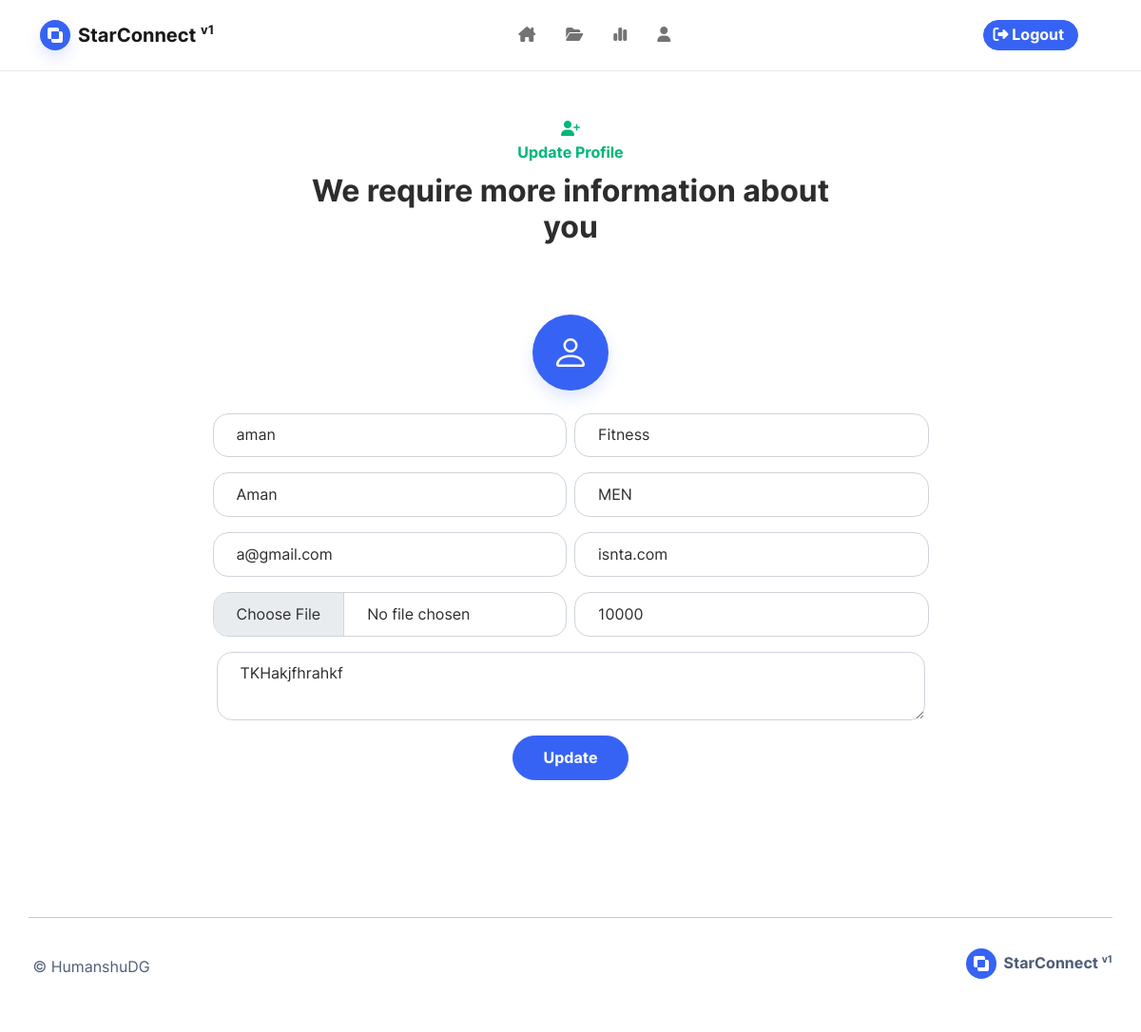
Screenshot of /influencer-account (signed in) with the database file from the repository.
### base/models.py (models this page shows, shortened)
class User(db.Model, UserMixin):
    id = db.Column(db.Integer, primary_key=True)
    username = db.Column(db.String(20), unique=True, nullable=False)
    email = db.Column(db.String(120), unique=True, nullable=False)
    password = db.Column(db.String(60), nullable=False)
    sponsor = db.relationship('Sponsor', backref='sponsor', uselist=False)
    influencer = db.relationship('Influencer', backref='influencer', uselist=False, cascade = "all,delete")
    is_disabled = db.Column(db.Boolean, default=True)
    is_banned = db.Column(db.Boolean, default=False)
    role = db.Column(db.String(), default="INFLUENCER")

class Influencer(db.Model):
    id = db.Column(db.Integer, primary_key=True)
    user_id = db.Column(db.Integer, db.ForeignKey('user.id'), unique=True)
    influencer_name = db.Column(db.String(100), nullable=False)
    category = db.Column(db.String(100), nullable=False)
    niche = db.Column(db.String(100), nullable=False)
    reach = db.Column(db.Integer, nullable=False)
    profile_url = db.Column(db.String(100), nullable=True)
    image_file = db.Column(db.String(50), nullable=False, default='default.jpg')
    bio = db.Column(db.Text(), nullable=True)
    campaign_requests = db.relationship('CampaignRequest', backref='campaign_requests', uselist=True)
    campaign_contracts = db.relationship('Contract', backref='campaign_contracts', uselist=True)

### base/routes.py (the view)
@login_required
@role_required(Role.INFLUENCER.value)
@app.route("/influencer-account", methods=['GET', 'POST'])
def influencer_account_edit():
    form = InfluencerRegistrationForm()
    print(form.validate_on_submit())
    if form.validate_on_submit():
        current_user.username = form.username.data
        current_user.email = form.email.data
        influencer = current_user.influencer
        if influencer is None:
            influencer = Influencer(
                user_id=current_user.id,
                influencer_name=form.name.data,
                category=form.category.data,
                niche=form.niche.data,
                reach=form.reach.data,
                profile_url=form.profile_url.data,
                bio=form.bio.data
            )
            current_user.is_disabled = False
            db.session.add(influencer)
        else:
            influencer.influencer_name = form.name.data
            influencer.category = form.category.data
            influencer.niche = form.niche.data
            influencer.reach = form.reach.data
            influencer.profile_url = form.profile_url.data
            influencer.bio = form.bio.data
        if form.picture.data:
            picture_file = save_picture(form.picture.data, "profile_pics")
            current_user.influencer.image_file = picture_file
        db.session.commit()
        flash('Your account has been updated!', 'success')
        return redirect(url_for('home'))
    elif request.method == 'GET':
        form.username.data = current_user.username
        form.email.data = current_user.email
        if current_user.influencer:
            form.name.data = current_user.influencer.influencer_name
            form.category.data = current_user.influencer.category
            form.niche.data = current_user.influencer.niche
            form.reach.data = current_user.influencer.reach
            form.profile_url.data = current_user.influencer.profile_url
            form.bio.data = current_user.influencer.bio
    return render_template('account/edit-profile.html', title='Account', form=form)

### base/forms.py (shortened to what this page needs)
class InfluencerRegistrationForm(FlaskForm):
    username = StringField('Username', validators=[DataRequired(), Length(min=2, max=50)], render_kw={"placeholder": "Username"})
    name = StringField('Name', validators=[DataRequired(), Length(min=2, max=20)], render_kw={"placeholder": "Formal Name"})
    category = SelectField('Category',choices=CATEGORY_CHOICES, validators=[DataRequired()], render_kw={"placeholder": "Category"})
    niche = StringField('Niche', validators=[DataRequired(), Length(min=2, max=50)], render_kw={"placeholder": "Niche"})
    reach = IntegerField('Reach', validators=[DataRequired()], render_kw={"placeholder": "Followers(Round to nearest thousand)"})
    profile_url = StringField('Profile Url', validators=[DataRequired(), Length(min=2, max=50)], render_kw={"placeholder": "Profile Url"})
    email = StringField('Email', validators=[DataRequired(), Email()], render_kw={'placeholder': "Email"})
    picture = FileField('Update Profile Picture', validators=[FileAllowed(['jpg', 'png'])])
    submit = SubmitField('Update')
    bio = TextAreaField('Bio', validators=[Length(min=2, max=300)], render_kw={'placeholder': "Tell us more about you"})

### base/models.py (called while the page is built)
@login_manager.user_loader
def load_user(user_id):
    return User.query.get(int(user_id))

### base/templates/account/edit-profile.html (shortened to what this page needs)
{% extends "base.html" %}
{% block blog %}
<div class="container py-5">
    <div class="row mb-4">
        <div class="col-md-8 col-xl-6 text-center mx-auto">
            <p class="fw-bold text-success mb-2" align="center">
                <i class="fas fa-user-plus"></i>
                <br />
                Update Profile
                <br />
            </p>
            <h2 class="fw-bold">We require more information about you</h2>
        </div>
    </div>
    <div class="row d-flex justify-content-center">
        <div class="col-md-10">
            <div class="card">
                <div
                    class="card-body text-center d-flex flex-column align-items-center"
                >
                    <div
                        class="bs-icon-xl bs-icon-circle bs-icon-primary shadow bs-icon my-4"
                    >
                    </div>
                    <form method="post" enctype="multipart/form-data" action="" >
                        <div class="d-flex justify-content-center gap-2">
                            <div class="col-md-6">
                                <div class="mb-3">
                                    <div class="form-group">
                                        {% if form.username.errors %} {{
                                        form.username(class="form-control
                                        is-invalid") }}
                                        <div class="invalid-feedback">
                                            {% for error in form.username.errors
                                            %}
                                            <span>{{ error }}</span>
                                            {% endfor %}
                                        </div>
                                        {% else %} {{
                                        form.username(class="form-control") }}
                                        {% endif %}
                                    </div>
                                </div>
								<div class="mb-3">
                                    <div class="form-group">
                                        {% if form.name.errors %} {{
                                        form.name(class="form-control
                                        is-invalid") }}
                                        <div class="invalid-feedback">
                                            {% for error in form.name.errors
                                            %}
                                            <span>{{ error }}</span>
                                            {% endfor %}
                                        </div>
                                        {% else %} {{
                                        form.name(class="form-control") }}
                                        {% endif %}
                                    </div>
                                </div>
                                <div class="mb-3">
                                    <div class="form-group">
                                        {% if form.email.errors %} {{
                                        form.email(class="form-control
                                        is-invalid") }}
                                        <div class="invalid-feedback">
                                            {% for error in form.email.errors %}
                                            <span>{{ error }}</span>
                                            {% endfor %}
                                        </div>
                                        {% else %} {{
                                        form.email(class="form-control") }} {%
                                        endif %}
                                    </div>
                                </div>
                                <div class="mb-3">
                                    <div class="form-group">
                                        {% if form.picture.errors %} {{
                                        form.picture(class="form-control
                                        is-invalid") }}
                                        <div class="invalid-feedback">
                                            {% for error in form.picture.errors
                                            %}
                                            <span>{{ error }}</span>
                                            {% endfor %}
                                        </div>
                                        {% else %} {{
                                        form.picture(class="form-control") }} {%
                                        endif %}
                                    </div>
                                </div>
                            </div>
                            <div class="col-md-6">
								<div class="mb-3">
                                    <div class="form-group">
                                        {% if form.category.errors %} {{
                                        form.category(class="form-control
                                        is-invalid") }}
                                        <div class="invalid-feedback">
                                            {% for error in form.category.errors
                                            %}
                                            <span>{{ error }}</span>
                                            {% endfor %}
                                        </div>
                                        {% else %} {{
                                        form.category(class="form-control") }} {%
                                        endif %}
                                    </div>
                                </div>
								<div class="mb-3">
                                    <div class="form-group">
                                        {% if form.niche.errors %} {{
                                        form.niche(class="form-control
                                        is-invalid") }}
                                        <div class="invalid-feedback">
                                            {% for error in form.niche.errors
                                            %}
                                            <span>{{ error }}</span>
                                            {% endfor %}
                                        </div>
                                        {% else %} {{
                                        form.niche(class="form-control") }} {%
                                        endif %}
                                    </div>
                                </div>
								<div class="mb-3">
                                    <div class="form-group">
                                        {% if form.profile_url.errors %} {{
                                        form.profile_url(class="form-control
                                        is-invalid") }}
                                        <div class="invalid-feedback">
                                            {% for error in form.profile_url.errors
                                            %}
                                            <span>{{ error }}</span>
                                            {% endfor %}
                                        </div>
                                        {% else %} {{
                                        form.profile_url(class="form-control") }} {%
                                        endif %}
                                    </div>
                                </div>
								<div class="mb-3">
                                    <div class="form-group">
                                        {% if form.reach.errors %} {{
                                        form.reach(class="form-control
                                        is-invalid") }}
                                        <div class="invalid-feedback">
                                            {% for error in form.reach.errors
                                            %}
                                            <span>{{ error }}</span>
                                            {% endfor %}
                                        </div>
                                        {% else %} {{
                                        form.reach(class="form-control") }} {%
                                        endif %}
                                    </div>
                                </div>
							</div>
                        </div>
						<div class="mb-3">
							<div class="form-group">
								{% if form.reach.errors %} {{
								form.reach(class="form-control
								is-invalid") }}
								<div class="invalid-feedback">
									{% for error in form.reach.errors
									%}
									<span>{{ error }}</span>
									{% endfor %}
								</div>
								{% else %} {{
								form.bio(class="form-control") }} {%
								endif %}
							</div>
						</div>
						<div class="mb-3">
							{{ form.submit(class="btn btn-primary") }}
						</div>
                    </form>
                </div>
            </div>
        </div>
    </div>
</div>
{% endblock %}

### rows the page displays
User: username "aman", email "a@gmail.com"
Influencer: category "Fitness", niche "MEN", profile_url "isnta.com", reach "10000", bio "TKHakjfhrahkf"
